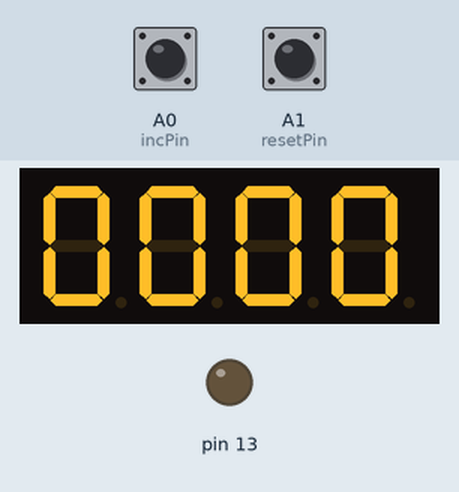
The sketch below on a simulated Arduino Uno, built with avr-gcc and run on an emulated ATmega328P. Parts: 4-digit seven-segment display, output pins drawn as LEDs (lit = HIGH). Wiring (inferred from the names in the program): 4-digit 7-segment display, segments lit when HIGH: segments pin 2, pin 3, pin 4, pin 5, pin 6, pin 7, pin 8; digit selects pin 12, pin 11, pin 10, pin 9. The inputs (shaded band) are chosen by the test bench; at power-on: A0 (incPin) HIGH, A1 (resetPin) HIGH. The segment pins are drawn as the display they are named for; pins used as bus, display or sensor lines are not drawn.

Above: at 1.2 s.
1.3 s: A0 (incPin) pulled LOW for 0.15 s
At 1.8 s:
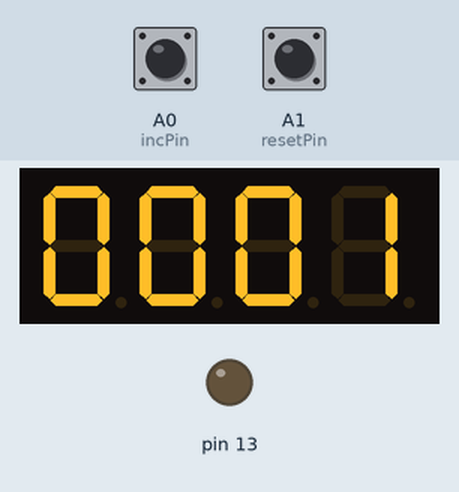
2.9 s: A0 (incPin) pulled LOW for 1 s
At 4.2 s:
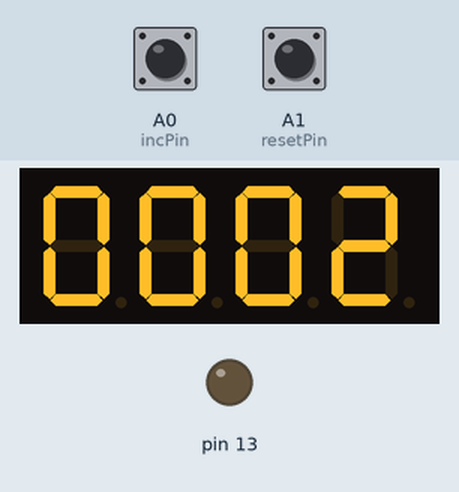
Timing chart, 0 to 5.9 s (numbered marks = the images above; inputs shaded):
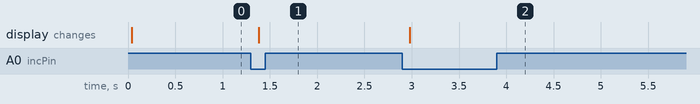

Measured:
- after the input at 1.3 s, the display: changes after 0.08 s (image 1)
- after the input at 2.9 s, the display: changes after 0.08 s (image 2)

The sketch:

compact_counter.ino
```cpp
#define DIGIT_ON_US  2000    // 2 ms per digit
#define DEBOUNCE_MS  25

const byte pDigit[4]   = {12, 11, 10,  9};
const byte pSegment[7] = { 2,  3,  4,  5,  6,  7,  8};

const byte numbers[10] = {
  B0111111, B0000110, B1011011, B1001111, B1100110,
  B1101101, B1111101, B0000111, B1111111, B1101111
};

const byte incPin   = A0;
const byte resetPin = A1;

int n = 0;
byte dig[4] = {0, 0, 0, 0};

// ---- Button (debounced edge detect) ----
struct DebouncedButton {
  byte pin;
  bool lastReading = HIGH;
  bool stableState = HIGH;
  unsigned long lastChangeMs = 0;

  void begin() const { pinMode(pin, INPUT_PULLUP); }

  // returns true exactly once when the button is pressed (HIGH->LOW)
  bool pressed(unsigned long nowMs) {
    bool reading = digitalRead(pin);

    if (reading != lastReading) {
      lastChangeMs = nowMs;
      lastReading = reading;
    }

    if ((nowMs - lastChangeMs) >= DEBOUNCE_MS && reading != stableState) {
      stableState = reading;
      if (stableState == LOW) return true;
    }
    return false;
  }
};

DebouncedButton btnInc  ;
DebouncedButton btnReset ;

// ---- Display helpers ----
inline void updateDigitsFromN() {
  dig[0] = (n / 1000) % 10;
  dig[1] = (n / 100)  % 10;
  dig[2] = (n / 10)   % 10;
  dig[3] =  n % 10;
}

inline void disableAllDigits() {
  for (byte i = 0; i < 4; i++) digitalWrite(pDigit[i], LOW);
}

inline void enableDigit(byte index0) {
  digitalWrite(pDigit[index0], HIGH);
}

inline void setSegmentsFromMask(byte mask) {
  for (byte s = 0; s < 7; s++) {
    digitalWrite(pSegment[s], (mask >> s) & 0x01);
  }
}

inline void setNumber(byte num) {
  setSegmentsFromMask(numbers[num]);
}

void setup() {
  btnInc.pin = incPin;
  btnReset.pin = resetPin;
  for (byte i = 2; i <= 13; i++) pinMode(i, OUTPUT);

  btnInc.begin();
  btnReset.begin();

  disableAllDigits();
  setNumber(0);
  updateDigitsFromN();
}

void loop() {
  unsigned long nowMs = millis();

  // Button actions (fast, every loop)
  if (btnInc.pressed(nowMs)) {
    n++;
    if (n > 9999) n = 0;
    updateDigitsFromN();
  }

  if (btnReset.pressed(nowMs)) {
    n = 0;
    updateDigitsFromN();
  }

  // Multiplex refresh (timed with micros)
  static unsigned long lastMuxUs = 0;
  static byte activeDigit = 0;

  unsigned long nowUs = micros();
  if (nowUs - lastMuxUs >= DIGIT_ON_US) {
    lastMuxUs = nowUs;

    activeDigit = (activeDigit + 1) & 0x03; // 0..3
    disableAllDigits();
    setNumber(dig[activeDigit]);
    enableDigit(activeDigit);
  }
}
```
